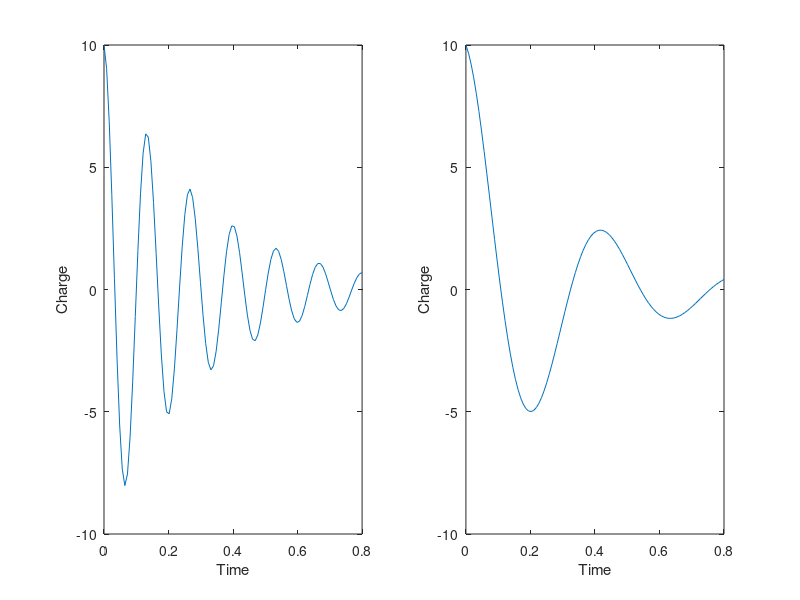

MATLAB code for this plot:
% Function parameters
q0 = 10;
R = 60;
L = 9;
C = 0.00005;


% My Parameters
C2 = 0.0005;

% Use linspace to create an array of 100 points between 0 and 0.8
t = linspace(0,0.8,100);

% Calculate the values of q
q = q0.*exp((-R.*t)./(2*L)).*cos(sqrt(1./(L.*C)-(R./(2.*L)).^2).*t);

% Plot q vs t

subplot(1,2,1)
plot(t,q)
xlabel('Time')
ylabel('Charge')

% Make the capacitor 10x bigger
q2 = q0.*exp((-R.*t)./(2*L)).*cos(sqrt(1./(L.*C2)-(R./(2.*L)).^2).*t);

% Plot q2 vs t

subplot(1,2,2)
plot(t,q2)
xlabel('Time')
ylabel('Charge')
